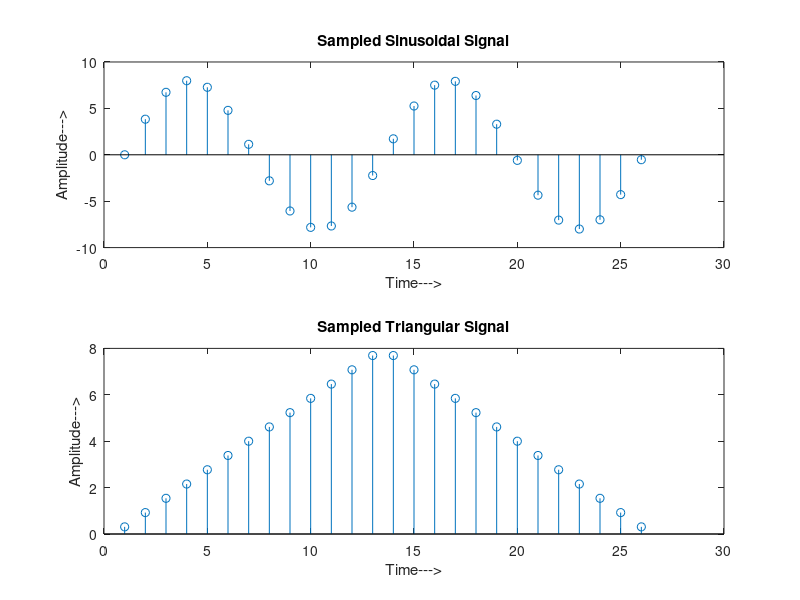
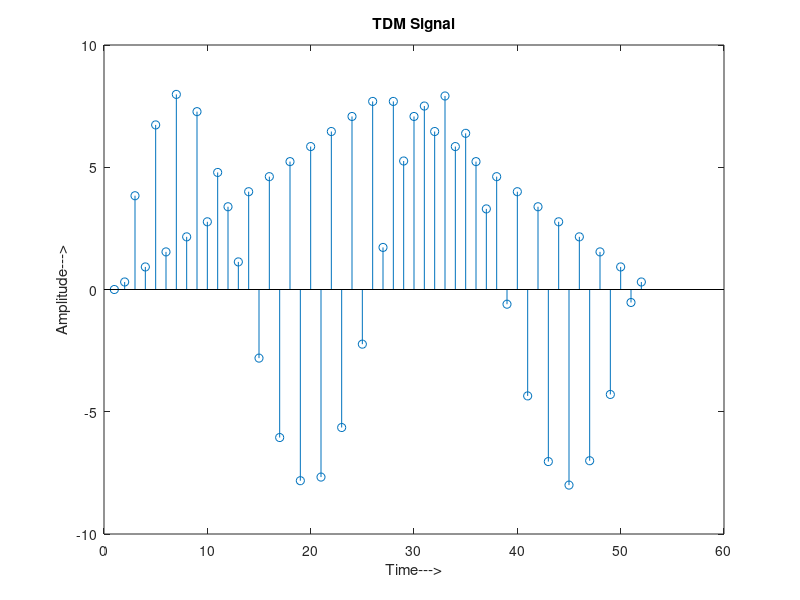

MATLAB code to generate these figures, in order:
clc;
close all;
clear all;
% Signal generation
x=0:.5:4*pi; % siganal taken upto 4pi
sig1=8*sin(x); % generate 1st sinusoidal signal
l=length(sig1);
sig2=8*triang(l); % Generate 2nd traingular Sigal

subplot(2,1,1);
stem(sig1);
title('Sampled Sinusoidal Signal');
ylabel('Amplitude--->');
xlabel('Time--->');
subplot(2,1,2);
stem(sig2);
title('Sampled Triangular Signal');
ylabel('Amplitude--->');
xlabel('Time--->');
l1=length(sig1);
l2=length(sig2)
for i=1:l1
sig(1,i)=sig1(i); % Making Both row vector to a matrix
sig(2,i)=sig2(i);
end
% TDM of both quantize signal
tdmsig=reshape(sig,1,2*l1);
% Display of TDM Signal
figure
stem(tdmsig);
title('TDM Signal');
ylabel('Amplitude--->');
xlabel('Time--->');